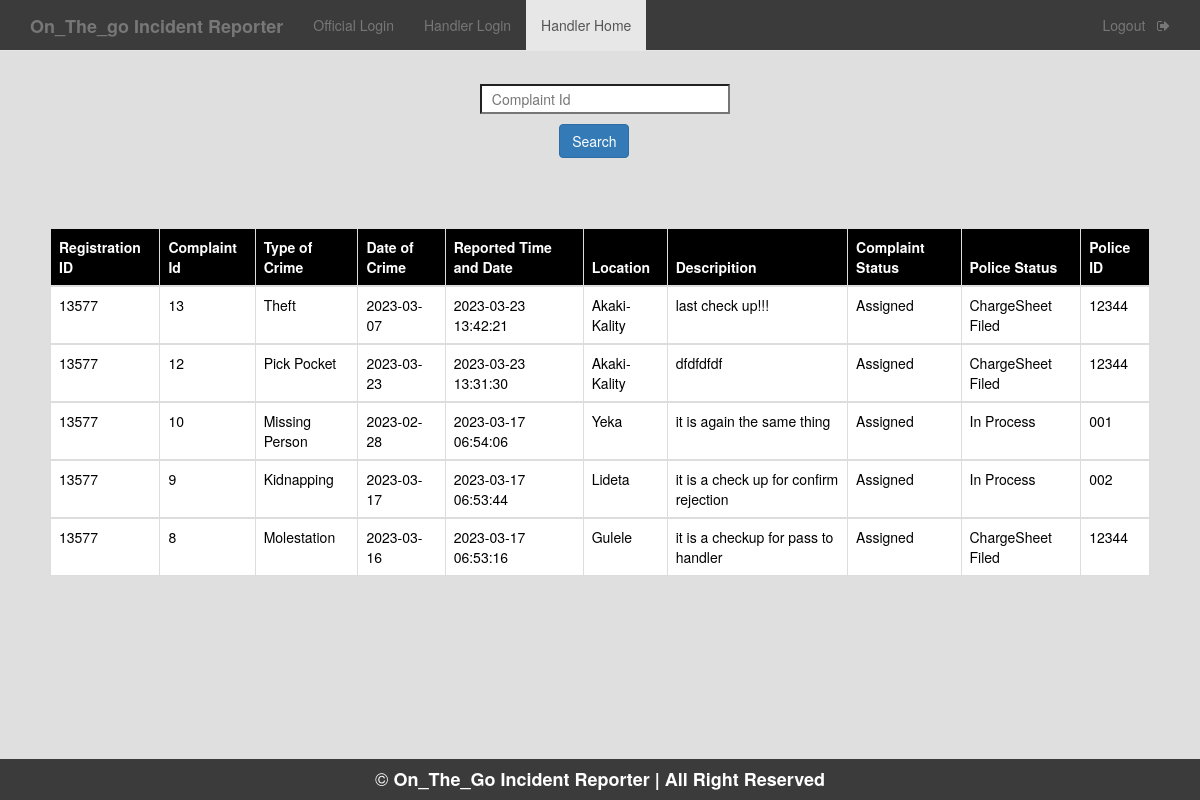
/HandlerHome.php (signed in), run on the app's committed database.
### tables this page shows
CREATE TABLE `p_handler` (
  `c_id` int(11) NOT NULL,
  `id_no` bigint(12) NOT NULL,
  `type_crime` varchar(50) NOT NULL,
  `d_o_c` date NOT NULL,
  `repo_time_and_date` varchar(50) NOT NULL,
  `location` varchar(50) NOT NULL,
  `description` varchar(7000) NOT NULL,
  `inc_status` varchar(50) NOT NULL,
  `pol_status` varchar(50) DEFAULT NULL,
  `p_id` varchar(50) NOT NULL
);

### HandlerHome.php (the view, shortened to what this page needs)
<!DOCTYPE html>
<html>
<head>
<?php
    $conn=mysqli_connect("localhost","root","");
  mysqli_select_db($conn,"on_the_go incident reporter");
  $query="SELECT id_no,c_id,type_crime,d_o_c,repo_time_and_date,location,description,inc_status,pol_status,p_id from p_handler order by c_id desc";
  $result=mysqli_query($conn,$query);
  ?>
</head>
<body style="background-color: #dfdfdf">
	<nav  class="navbar navbar-default navbar-fixed-top" style="background-color:#3b3b3b;">
  <div class="container">
    <div class="navbar-header">
      <a class="navbar-brand" href="home.php"><b> On_The_go Incident Reporter </b></a>
    </div>
    <div id="navbar" class="collapse navbar-collapse">
      <ul class="nav navbar-nav">
        <li ><a href="official_login.php">Official Login</a></li>
        <li ><a href="Handlerlogin.php">Handler Login</a></li>
        <li class="active"><a href="HandlerHome.php">Handler Home</a></li>
      </ul>
      <ul class="nav navbar-nav navbar-right">
        <li><a href="Handler_logout.php">Logout &nbsp <i class="fa fa-sign-out" aria-hidden="true"></i></a></li>
      </ul>
    </div>
  </div>
 </nav>
    <form style="margin-top: 7%; margin-left: 40%;" method="post">
      <input type="text" name="cid" style="width: 250px; height: 30px; background-color:white;" placeholder="&nbsp Complaint Id" id="ciid" onfocusout="f1()" required>
        <div>
      <input class="btn btn-primary" type="submit" value="Search" name="s2" style="margin-top: 10px; margin-left: 11%;"> </br> </br>
        </div>
    </form>
    <div style="padding:50px;">
   <table class="table table-bordered">
    <thead class="thead-dark" style="background-color: black; color: white;">
      <tr>
        <th scope="col">Registration ID</th>
        <th scope="col">Complaint Id</th>
        <th scope="col">Type of Crime</th>
        <th scope="col">Date of Crime</th>
        <th scope="col">Reported Time and Date </th>
        <th scope="col">Location</th>
        <th scope="col">Descripition</th>
        <th scope="col">Complaint Status</th>
        <th scope="col">Police Status</th>
        <th scope="col">Police ID</th>
      </tr>
    </thead>
            <?php
              while($rows=mysqli_fetch_assoc($result)){
             ?>
            <tbody style="background-color: white; color: black;">
      <tr>
          <td><?php echo $rows['id_no'];?></td>
          <td><?php echo $rows['c_id'];?></td>
          <td><?php echo $rows['type_crime'];?></td>
          <td><?php echo $rows['d_o_c'];?></td>
          <td><?php echo $rows['repo_time_and_date'];?></td>
          <td><?php echo $rows['location'];?></td>
          <td><?php echo $rows['description'];?></td>
          <td><?php echo $rows['inc_status']; ?></td>
          <td><?php echo $rows['pol_status']; ?></td>
          <td><?php echo $rows['p_id']; ?></td>
      </tr>
    </tbody>
    <?php
    }
    ?>
</table>
 </div>
 <div style="position: fixed;
            left: 0;
            bottom: 0;
            width: 100%;
            background-color:#3b3b3b;
            color: white;
            text-align: center;">
            <h4 style="color: white;">&copy <b> On_The_Go Incident Reporter | All Right Reserved </b></h4>
         </div>
	<link rel="stylesheet" type="text/css" href="https://maxcdn.bootstrapcdn.com/bootstrap/3.3.5/css/bootstrap.min.css">
	<link rel="stylesheet" type="text/css" href="https://maxcdn.bootstrapcdn.com/font-awesome/4.4.0/css/font-awesome.min.css">
</body>
</html>

### data on the page
p_handler: id_no "13577", c_id "13", type_crime "Theft", d_o_c "2023-03-07", repo_time_and_date "2023-03-23 13:42:21", location "Akaki-Kality", description "last check up!!!", inc_status "Assigned", pol_status "ChargeSheet Filed", p "12344"
p_handler: id_no "13577", c_id "12", type_crime "Pick Pocket", d_o_c "2023-03-23", repo_time_and_date "2023-03-23 13:31:30", location "Akaki-Kality", description "dfdfdfdf", inc_status "Assigned", pol_status "ChargeSheet Filed", p "12344"
p_handler: id_no "13577", c_id "10", type_crime "Missing Person", d_o_c "2023-02-28", repo_time_and_date "2023-03-17 06:54:06", location "Yeka", description "it is again the same thing", inc_status "Assigned", pol_status "In Process", p "001"
p_handler: id_no "13577", c_id "9", type_crime "Kidnapping", d_o_c "2023-03-17", repo_time_and_date "2023-03-17 06:53:44", location "Lideta", description "it is a check up for confirm rejection", inc_status "Assigned", pol_status "In Process", p "002"
p_handler: id_no "13577", c_id "8", type_crime "Molestation", d_o_c "2023-03-16", repo_time_and_date "2023-03-17 06:53:16", location "Gulele", description "it is a checkup for pass to handler", inc_status "Assigned", pol_status "ChargeSheet Filed", p "12344"
